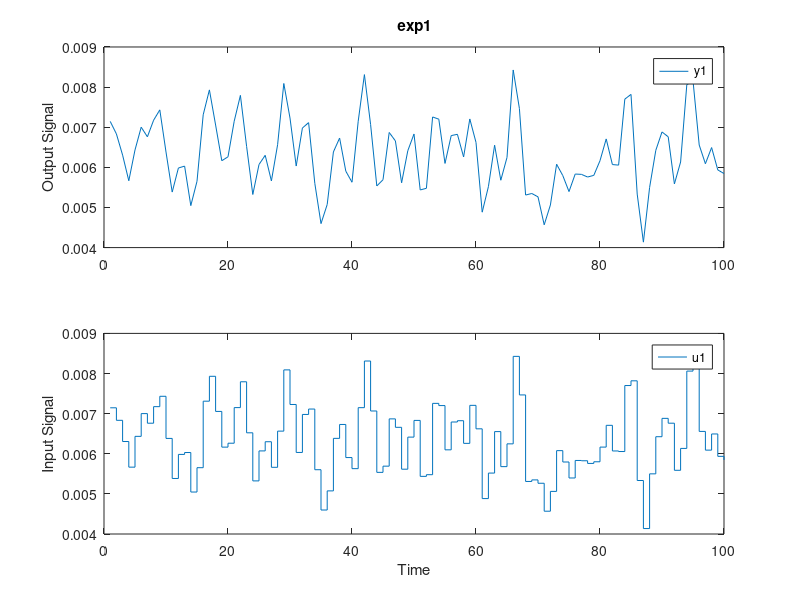

This chart was generated by the following MATLAB code: (Note: this script raises an error after producing the figure.)
Z= csvread('SNLS80mV.csv');
u= Z(:,1);
y=Z(:,1);
z= iddata(y, u, 1);
ze=z(500:2000); 
zv=z(2001:2100); 

figure(1)
plot (ze(101:200))

mhw1 = nlhw(ze,[15 10 1], pwlinear, unitgain, 'maxiter',2);
get(mhw1)
mhw2 = nlhw(ze,[2 3 1], pwlinear, unitgain, 'maxiter',2);
get(mhw2)
mhw3 = nlhw(ze,[3 15 1], pwlinear, unitgain, 'maxiter',2);
get(mhw3)

obtained_model1 = pem(ze, mhw1);
obtained_model2 = pem(ze, mhw2);
obtained_model3 = pem(ze, mhw3);

figure(2)
compare(zv, mhw1, mhw2, mhw3)
grid on

%InputNonlinearity

mhw_non1 = idnlhw([15 10 1], 'wavenet', 'pwlinear');
ME1 = nlhw(ze, mhw_non1);
get(ME1)

mhw_non2 = idnlhw([3 15 1], 'wavenet', 'pwlinear');
ME2 = nlhw(ze, mhw_non2);
get(ME2)

obtained_model_non1 = pem(ze, ME1);
obtained_model_non2 = pem(ze, ME2);

figure(3)
compare(zv, ME1, ME2)
grid on
